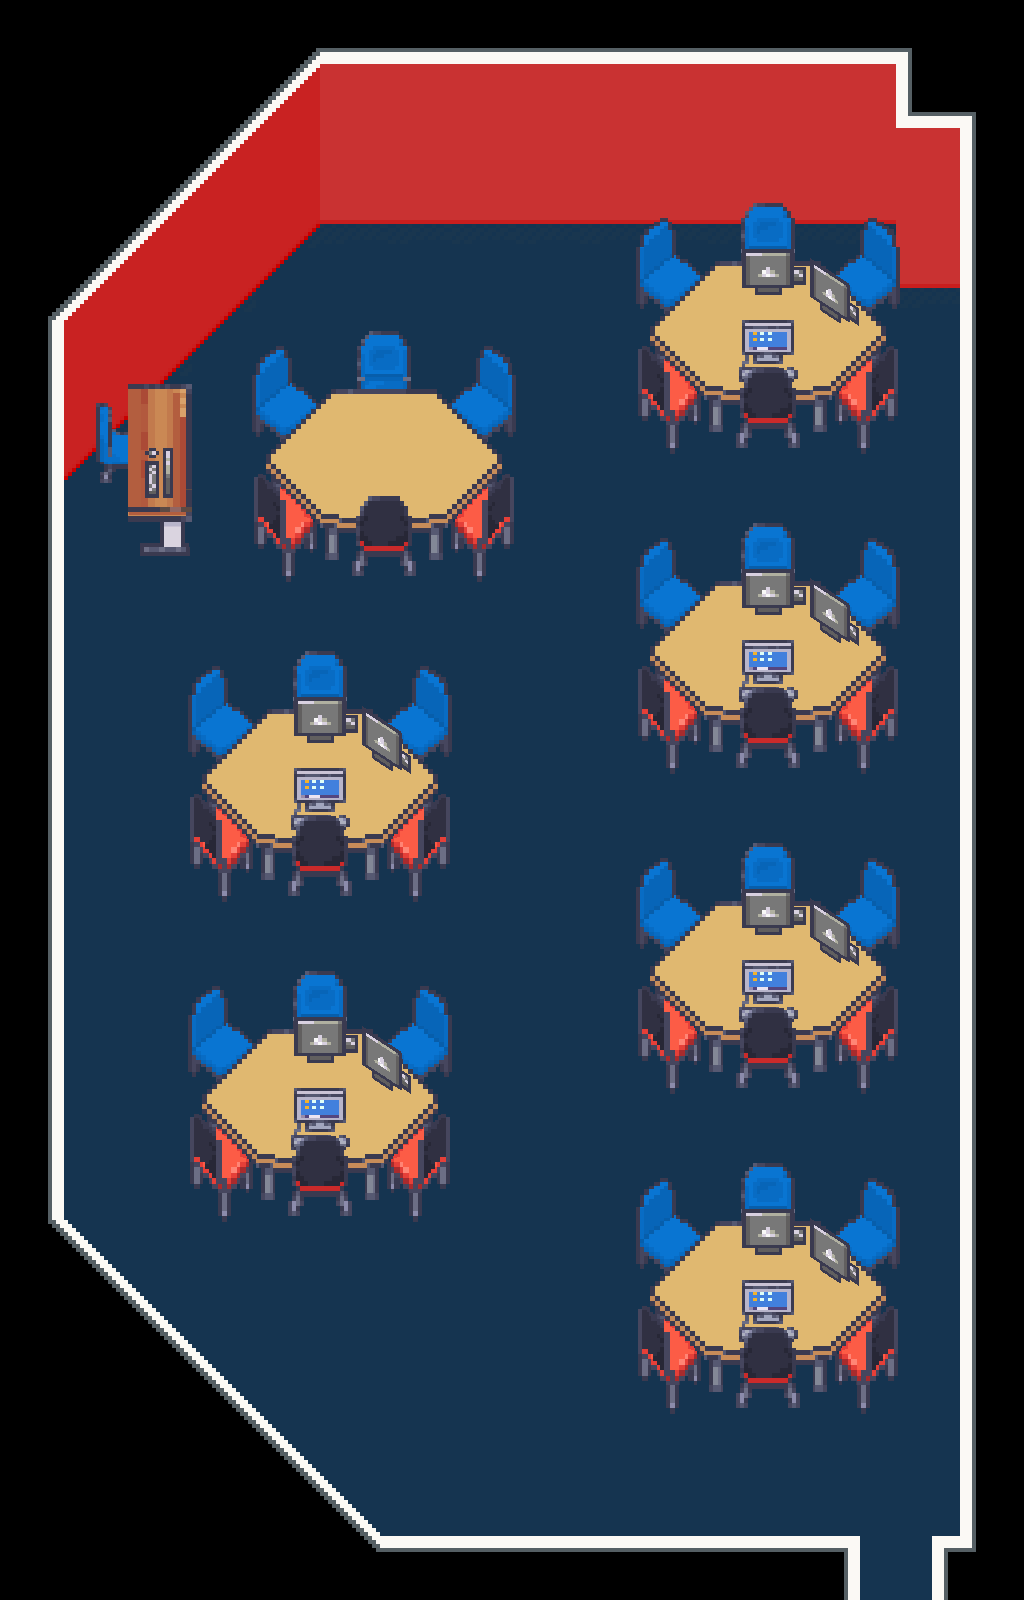

A level layout from a 2D game, rendered from its tile map. Below: a short description, then the map file with its tile-grid data intact:
An orthogonal 16x25 tile map with 64x64 px tiles, 2 tile layers (Floor, Furnishing), 3 tilesets and 25 objects (Player).

<map version="1.10" tiledversion="1.11.2" orientation="orthogonal" renderorder="right-down" width="16" height="25" tilewidth="64" tileheight="64" infinite="0" nextlayerid="6" nextobjectid="30">
 <properties>
  <property name="display_name" value="Computer Lab 1" />
  <property name="display_title" value="Main Building (UR)" />
 </properties>
 <tileset firstgid="1" name="LCB_indoor" tilewidth="64" tileheight="64" tilecount="1550" columns="25">
  <image source="../../graphics/tilesets/indoor.png" width="1600" height="3968" />
 </tileset>
 <tileset firstgid="1551" name="LCB_furnishing" tilewidth="64" tileheight="64" tilecount="1007" columns="19">
  <image source="../../graphics/tilesets/furnishing.png" width="1216" height="3392" />
 </tileset>
 <tileset firstgid="2558" name="LCB_indoor" tilewidth="64" tileheight="64" tilecount="1550" columns="25">
  <image source="../../graphics/tilesets/indoor.png" width="1600" height="3968" />
 </tileset>
 <layer id="1" name="Floor" width="16" height="25">
  <data encoding="csv">
0,0,0,0,552,553,553,553,553,553,553,553,553,553,12,0,
0,0,0,576,577,578,578,578,578,578,578,578,578,578,64,12,
0,0,576,577,602,603,603,603,603,603,603,603,603,603,578,605,
0,576,577,602,627,628,628,628,628,628,628,628,628,628,603,605,
576,577,602,627,680,24,24,24,24,24,24,24,24,24,628,605,
601,602,627,680,24,24,24,24,24,24,24,24,24,24,24,605,
601,627,680,24,24,24,24,24,24,24,24,24,24,24,24,605,
601,680,24,24,24,24,24,24,24,24,24,24,24,24,24,605,
601,24,24,24,24,24,24,24,24,24,24,24,24,24,24,605,
601,24,24,24,24,24,24,24,24,24,24,24,24,24,24,605,
601,24,24,24,24,24,24,24,24,24,24,24,24,24,24,605,
601,24,24,24,24,24,24,24,24,24,24,24,24,24,24,605,
601,24,24,24,24,24,24,24,24,24,24,24,24,24,24,605,
601,24,24,24,24,24,24,24,24,24,24,24,24,24,24,605,
601,24,24,24,24,24,24,24,24,24,24,24,24,24,24,605,
601,24,24,24,24,24,24,24,24,24,24,24,24,24,24,605,
601,24,24,24,24,24,24,24,24,24,24,24,24,24,24,605,
626,24,24,24,24,24,24,24,24,24,24,24,24,24,24,630,
601,24,24,24,24,24,24,24,24,24,24,24,24,24,24,630,
651,690,24,24,24,24,24,24,24,24,24,24,24,24,24,630,
0,15,690,24,24,24,24,24,24,24,24,24,24,24,24,630,
0,0,15,690,24,24,24,24,24,24,24,24,24,24,24,630,
0,0,0,15,690,24,24,24,24,24,24,24,24,24,24,3162,
0,0,0,0,2572,2837,2581,2581,2581,2581,2581,2581,2581,2581,2581,3162,
0,0,0,0,0,3234,3235,3235,3235,3235,3235,3235,3235,3084,3086,2594
</data>
 </layer>
 <layer id="2" name="Furnishing" width="16" height="25">
  <data encoding="csv">
0,0,0,0,0,0,0,0,0,0,0,0,0,0,0,0,
0,0,0,0,0,0,0,0,0,0,0,0,0,0,0,0,
0,0,0,0,0,0,0,0,0,0,0,0,0,0,0,0,
0,0,0,0,0,0,0,0,0,1874,1875,1876,1877,1878,1879,0,
0,0,0,0,0,0,0,0,0,1893,1894,1895,1896,1897,1898,0,
0,0,0,1880,1881,1882,1883,1884,1885,1912,1913,1914,1915,1916,1917,0,
0,1813,1814,1899,1900,1901,1902,1903,1904,1931,1932,1933,1934,1935,1936,0,
0,1832,1852,1918,1919,1920,1921,1922,1923,1950,1951,1952,1953,1954,1955,0,
0,0,1871,1937,1938,1939,1940,1941,1942,1874,1875,1876,1877,1878,1879,0,
0,0,0,1956,1957,1958,1959,1960,1961,1893,1894,1895,1896,1897,1898,0,
0,0,1874,1875,1876,1877,1878,1879,0,1912,1913,1914,1915,1916,1917,0,
0,0,1893,1894,1895,1896,1897,1898,0,1931,1932,1933,1934,1935,1936,0,
0,0,1912,1913,1914,1915,1916,1917,0,1950,1951,1952,1953,1954,1955,0,
0,0,1931,1932,1933,1934,1935,1936,0,1874,1875,1876,1877,1878,1879,0,
0,0,1950,1951,1952,1953,1954,1955,1950,1893,1894,1895,1896,1897,1898,0,
0,0,1874,1875,1876,1877,1878,1879,0,1912,1913,1914,1915,1916,1917,0,
0,0,1893,1894,1895,1896,1897,1898,0,1931,1932,1933,1934,1935,1936,0,
0,0,1912,1913,1914,1915,1916,1917,0,1950,1951,1952,1953,1954,1955,0,
0,0,1931,1932,1933,1934,1935,1936,0,1874,1875,1876,1877,1878,1879,0,
0,0,1950,1951,1952,1953,1954,1955,0,1893,1894,1895,1896,1897,1898,0,
0,0,0,0,0,0,0,0,0,1912,1913,1914,1915,1916,1917,0,
0,0,0,0,0,0,0,0,0,1931,1932,1933,1934,1935,1936,0,
0,0,0,0,0,0,0,0,0,1950,1951,1952,1953,1954,1955,0,
0,0,0,0,0,0,0,0,0,0,0,0,0,0,0,0,
0,0,0,0,0,0,0,0,0,0,0,0,0,0,0,0
</data>
 </layer>
 <objectgroup id="3" name="Entities">
  <object id="1" name="Player" x="896" y="1472">
   <properties>
    <property name="direction" value="up" />
    <property name="pos" value="main_upperrooftop" />
   </properties>
   <point />
  </object>
 </objectgroup>
 <objectgroup id="4" name="Collisions">
  <object id="2" x="634.75" y="1136.75" width="266.5" height="228.5" />
  <object id="3" x="186.75" y="945.08" width="266.5" height="228.5" />
  <object id="4" x="634.75" y="816.42" width="266.5" height="228.5" />
  <object id="5" x="634.25" y="497.25" width="266.5" height="228.5" />
  <object id="6" x="634.25" y="177.75" width="266.5" height="228.5" />
  <object id="7" x="250.75" y="303.75" width="266.5" height="228.5" />
  <object id="8" x="187.25" y="624.75" width="266.5" height="228.5" />
  <object id="10" x="-65" y="1216" width="192.5" height="127.5" />
  <object id="11" x="0.5" y="1279.5" width="192" height="129.5" />
  <object id="12" x="63.5" y="1344" width="193" height="128" />
  <object id="13" x="127.5" y="1408.5" width="194" height="127.5" />
  <object id="15" x="256" y="1500" width="603.758" height="99.333" />
  <object id="17" x="931.68" y="1498.64" width="115.227" height="101.545" />
  <object id="18" x="959.64" y="0.182" width="88.3636" height="1594.55" />
  <object id="19" x="895.67" y="-0.333" width="156.333" height="217.333" />
  <object id="21" x="191.5" y="-1" width="858" height="192.864" />
  <object id="22" x="64" y="127.5" width="192" height="128" />
  <object id="23" x="0.5" y="192" width="191" height="129" />
  <object id="24" x="-64.333" y="255.667" width="192" height="127.667" />
  <object id="25" x="124" y="345.667" width="69.3333" height="171" />
  <object id="27" x="13.83" y="359" width="143.167" height="106" />
  <object id="28" x="-65.333" y="346.333" width="130" height="935" />
  <object id="29" x="190.67" y="1471.58" width="194" height="127.5" />
 </objectgroup>
 <objectgroup id="5" name="Transition">
  <object id="9" x="848.67" y="1545.33" width="94.3333" height="8">
   <properties>
    <property name="pos" value="main_upperrooftop_lab1" />
    <property name="target" value="main_upperrooftop" />
   </properties>
  </object>
 </objectgroup>
</map>
